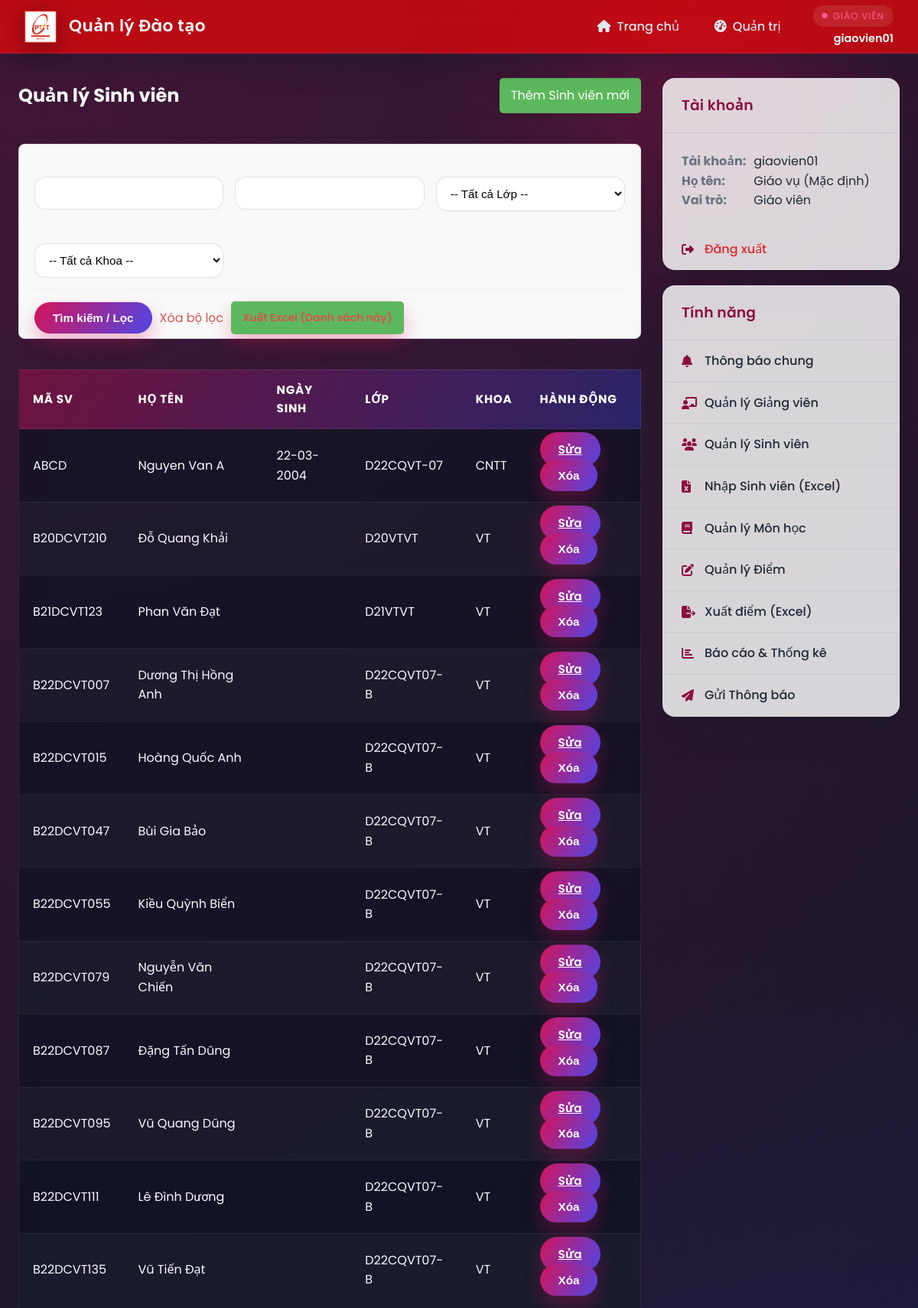
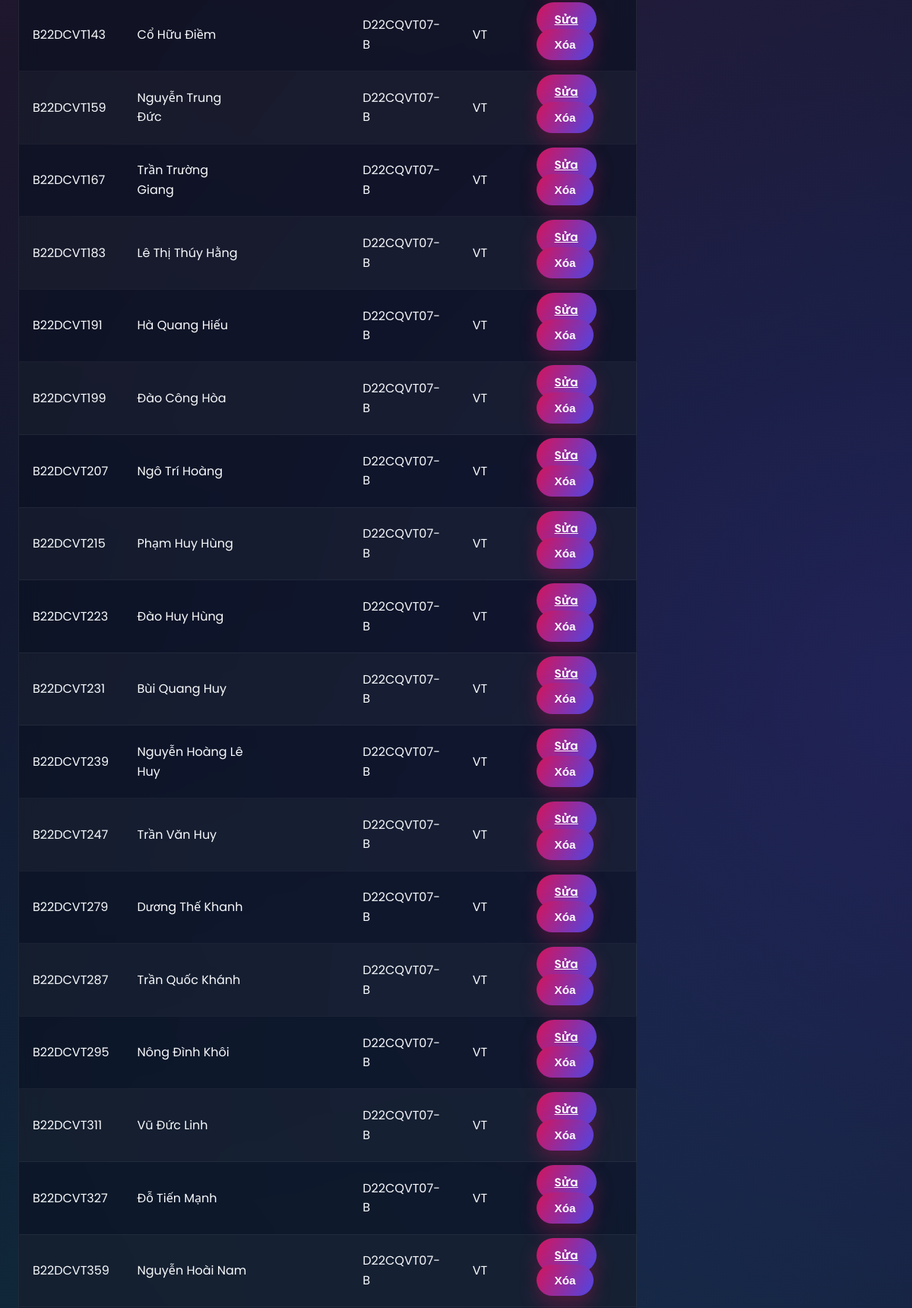
The app's page /admin/students (signed in, upper part) with its own data (2 pictures, top to bottom).
### api/index.py (models this page shows, shortened)
class TaiKhoan(UserMixin, db.Model):
    __tablename__ = 'tai_khoan'
    username = db.Column(db.String(50), primary_key=True)
    password = db.Column(db.String(255), nullable=False)
    vai_tro = db.Column(db.Enum(VaiTroEnum), nullable=False)

class SinhVien(db.Model):
    __tablename__ = 'sinh_vien'
    ma_sv = db.Column(db.String(50), db.ForeignKey('tai_khoan.username', ondelete='CASCADE'), primary_key=True)
    ho_ten = db.Column(db.String(100), nullable=False)
    ngay_sinh = db.Column(db.Date)
    lop = db.Column(db.String(50))
    khoa = db.Column(db.String(100))
    email = db.Column(db.String(150), unique=True, nullable=True)
    location = db.Column(db.String(200), nullable=True)
    tai_khoan = db.relationship('TaiKhoan',
                                backref=db.backref('sinh_vien', uselist=False, cascade='all, delete-orphan'),
                                foreign_keys=[ma_sv])
    ket_qua_list = db.relationship('KetQua', backref='sinh_vien', lazy=True, cascade='all, delete-orphan', foreign_keys='KetQua.ma_sv')

class GiaoVien(db.Model):
    __tablename__ = 'giao_vien'
    ma_gv = db.Column(db.String(50), db.ForeignKey('tai_khoan.username', ondelete='CASCADE'), primary_key=True)
    ho_ten = db.Column(db.String(100), nullable=False, default='Giáo viên')
    gioi_tinh = db.Column(db.String(10), nullable=True)
    ngay_sinh = db.Column(db.Date, nullable=True)
    so_dien_thoai = db.Column(db.String(20), nullable=True)
    email = db.Column(db.String(150), unique=True, nullable=True)
    dia_chi = db.Column(db.String(255), nullable=True)
    van_phong = db.Column(db.String(120), nullable=True)
    avatar_url = db.Column(db.String(255), nullable=True)
    khoa_bo_mon = db.Column(db.String(120), nullable=True)
    hoc_vi = db.Column(db.String(100), nullable=True)
    chuc_vu = db.Column(db.String(100), nullable=True)
    linh_vuc = db.Column(db.Text, nullable=True)
    mon_hoc_phu_trach = db.Column(db.Text, nullable=True)
    so_nam_kinh_nghiem = db.Column(db.Integer, nullable=True)
    tai_khoan = db.relationship('TaiKhoan',
                                backref=db.backref('giao_vien', uselist=False, cascade='all, delete-orphan'),
                                foreign_keys=[ma_gv])

### api/index.py (the view)
@app.route('/admin/students')
@login_required
@role_required(VaiTroEnum.GIAOVIEN)
def admin_manage_students():
    search_ma_sv = request.args.get('ma_sv', '')
    search_ho_ten = request.args.get('ho_ten', '')
    filter_lop = request.args.get('lop', '')
    filter_khoa = request.args.get('khoa', '')
    query = SinhVien.query
    if search_ma_sv:
        query = query.filter(SinhVien.ma_sv.ilike(f'%{search_ma_sv}%'))
    if search_ho_ten:
        query = query.filter(SinhVien.ho_ten.ilike(f'%{search_ho_ten}%'))
    if filter_lop:
        query = query.filter(SinhVien.lop == filter_lop)
    if filter_khoa:
        query = query.filter(SinhVien.khoa == filter_khoa)
    students = query.order_by(SinhVien.ma_sv).all()
    lop_hoc_tuples = db.session.query(SinhVien.lop).distinct().order_by(SinhVien.lop).all()
    danh_sach_lop = [lop[0] for lop in lop_hoc_tuples if lop[0]]
    khoa_tuples = db.session.query(SinhVien.khoa).distinct().order_by(SinhVien.khoa).all()
    danh_sach_khoa = [khoa[0] for khoa in khoa_tuples if khoa[0]]
    return render_template(
        'admin_manage_students.html',
        students=students,
        danh_sach_lop=danh_sach_lop,
        danh_sach_khoa=danh_sach_khoa,
        search_params={
            'ma_sv': search_ma_sv,
            'ho_ten': search_ho_ten,
            'lop': filter_lop,
            'khoa': filter_khoa
        }
    )

### api/index.py (called while the page is built)
@login_manager.user_loader
def load_user(user_id):
    return TaiKhoan.query.get(user_id)

@app.before_request
def apply_schema_patches():
    global _TEACHER_SCHEMA_PATCHED
    if _TEACHER_SCHEMA_PATCHED:
        return
    ensure_teacher_profile_columns()
    _TEACHER_SCHEMA_PATCHED = True

def role_required(vai_tro_enum):
    def decorator(f):
        @wraps(f)
        def decorated_function(*args, **kwargs):
            if not current_user.is_authenticated:
                return redirect(url_for('login'))
            if current_user.vai_tro != vai_tro_enum:
                abort(403)
            return f(*args, **kwargs)
        return decorated_function
    return decorator

### templates/admin_manage_students.html (shortened to what this page needs)
{% extends "_layout.html" %}
{% block content %}
    <div style="display: flex; justify-content: space-between; align-items: center; flex-wrap: wrap;">
        <h2>Quản lý Sinh viên</h2>
        <a href="{{ url_for('admin_add_student') }}" style="text-decoration: none; padding: 10px 15px; background: #5cb85c; color: white; border-radius: 5px; height: fit-content;">Thêm Sinh viên mới</a>
    </div>
    <form class="filter-form" method="GET" action="{{ url_for('admin_manage_students') }}">
        <div class="filter-grid">
            <div>
                <label for="ma_sv">Tìm theo Mã SV:</label>
                <input type="text" name="ma_sv" id="ma_sv" value="{{ search_params.ma_sv }}">
            </div>
            <div>
                <label for="ho_ten">Tìm theo Tên SV:</label>
                <input type="text" name="ho_ten" id="ho_ten" value="{{ search_params.ho_ten }}">
            </div>
            <div>
                <label for="lop">Lọc theo Lớp:</label>
                <select name="lop" id="lop">
                    <option value="">-- Tất cả Lớp --</option>
                </select>
            </div>
            <div>
                <label for="khoa">Lọc theo Khoa:</label>
                <select name="khoa" id="khoa">
                    <option value="">-- Tất cả Khoa --</option>
                </select>
            </div>
        </div>
        <div class="filter-buttons">
            <input type="submit" value="Tìm kiếm / Lọc">
            <a href="{{ url_for('admin_manage_students') }}">Xóa bộ lọc</a>
            <a href="{{ url_for('admin_export_students_excel',
                        ma_sv=search_params.ma_sv,
                        ho_ten=search_params.ho_ten,
                        lop=search_params.lop,
                        khoa=search_params.khoa) }}"
               class="btn-export"> Xuất Excel (Danh sách này)
            </a>
        </div>
    </form>
    <table class="data-table" style="margin-top: 20px;"> <thead>
        <thead>
            <tr>
                <th>Mã SV</th>
                <th>Họ tên</th>
                <th>Ngày sinh</th>
                <th>Lớp</th>
                <th>Khoa</th>
                <th style="width: 150px;">Hành động</th>
            </tr>
        </thead>
        <tbody>
            {% for sv in students %}
            <tr>
                <td>{{ sv.ma_sv }}</td>
                <td>{{ sv.ho_ten }}</td>
                <td>{{ sv.ngay_sinh.strftime('%d-%m-%Y') if sv.ngay_sinh else '' }}</td>
                <td>{{ sv.lop }}</td>
                <td>{{ sv.khoa }}</td>
                <td class="action-buttons">
                    <a href="{{ url_for('admin_edit_student', ma_sv=sv.ma_sv) }}" class="btn btn-edit">Sửa</a>
                    <form method="POST" action="{{ url_for('admin_delete_student', ma_sv=sv.ma_sv) }}"
                          onsubmit="return confirm('Bạn có chắc muốn xóa sinh viên {{ sv.ho_ten }} ({{ sv.ma_sv }})? \n\nCẢNH BÁO: Thao tác này sẽ xóa vĩnh viễn cả TÀI KHOẢN và toàn bộ KẾT QUẢ HỌC TẬP của sinh viên này.');"
                          style="margin: 0;">
                        <input type="submit" value="Xóa" class="btn btn-delete">
                    </form>
                </td>
            </tr>
            {% else %}
            <tr>
                <td colspan="6">Không tìm thấy sinh viên nào khớp với tiêu chí tìm kiếm.</td>
            </tr>
            {% endfor %}
        </tbody>
    </table>
{% endblock %}

### templates/_layout.html (shortened to what this page needs)
<!DOCTYPE html>
<html lang="vi">
<head>
    <link rel="stylesheet" href="https://cdnjs.cloudflare.com/ajax/libs/font-awesome/6.5.1/css/all.min.css">
    <link rel="stylesheet" href="{{ url_for('static', filename='css/app.css') }}">
</head>
<body>
<div class="app-shell">
    <header class="app-header">
        <div class="header-logo">
            <img src="{{ url_for('static', filename='Logo.png') }}" alt="Logo">
            <a href="{{ url_for('home') }}" class="header-logo-text">Quản lý Đào tạo</a>
        </div>
        <div class="header-actions">
            <nav class="header-nav">
                <a href="{{ url_for('home') }}" class="{% if request.endpoint == 'home' %}active{% endif %}">
                    <i class="fa-solid fa-house"></i>
                    <span>Trang chủ</span>
                </a>
                {% if current_user.is_authenticated %}
                    {% if current_user.vai_tro.value == 'SINHVIEN' %}
                        <a href="{{ url_for('student_dashboard') }}" class="{% if request.endpoint == 'student_dashboard' %}active{% endif %}">
                            <i class="fa-solid fa-graduation-cap"></i>
                            <span>Bảng tin SV</span>
                        </a>
                    {% else %}
                        <a href="{{ url_for('admin_dashboard') }}" class="{% if request.endpoint == 'admin_dashboard' %}active{% endif %}">
                            <i class="fa-solid fa-gauge-high"></i>
                            <span>Quản trị</span>
                        </a>
                    {% endif %}
                {% endif %}
            </nav>
            {% if current_user.is_authenticated %}
                <div class="header-user">
                    <span class="user-role">
                        <i class="fa-solid fa-circle"></i>
                        {{ 'Sinh viên' if current_user.vai_tro.value == 'SINHVIEN' else 'Giáo viên' }}
                    </span>
                    <span class="user-name">{{ current_user.username }}</span>
                </div>
            {% else %}
                <a href="{{ url_for('login') }}" class="btn btn-ghost header-login">
                    <i class="fa-solid fa-right-to-bracket"></i>
                    Đăng nhập
                </a>
            {% endif %}
        </div>
    </header>
    <div class="app-container">
        <main class="main-content">
            {% block content %}{% endblock %}
        </main>
        <aside class="sidebar-right">
    {% if current_user.is_authenticated %}
        <div class="sidebar-group">
            <h3 class="sidebar-header">Tài khoản</h3>
            <div class="sidebar-content">
                <strong>Tài khoản:</strong> {{ current_user.username }}<br>
                <strong>Họ tên:</strong>
                        {% if current_user.sinh_vien %}
                            {{ current_user.sinh_vien.ho_ten }}
                        {% elif current_user.giao_vien %}
                            {{ current_user.giao_vien.ho_ten }}
                        {% else %}
                            N/A
                        {% endif %}
                        <br>
                <strong>Vai trò:</strong> {{ 'Sinh viên' if current_user.vai_tro.value == 'SINHVIEN' else 'Giáo viên' }}
            </div>
            <nav class="sidebar-nav">
                <a href="{{ url_for('logout') }}" class="logout-link">
                    <i class="fa-solid fa-right-from-bracket"></i>
                    Đăng xuất
                </a>
            </nav>
        </div>
        <div class="sidebar-group">
            <h3 class="sidebar-header">Tính năng</h3>
            <nav class="sidebar-nav">
            {% if current_user.vai_tro.value == 'SINHVIEN' %}
                <a href="{{ url_for('student_dashboard') }}"><i class="fa-solid fa-bell"></i> Thông báo</a>
                <a href="{{ url_for('student_profile') }}"><i class="fa-solid fa-user-pen"></i> Thông tin cá nhân</a>
                <a href="#"><i class="fa-solid fa-book-open"></i> Chương trình học</a>
                <a href="{{ url_for('student_grades') }}"><i class="fa-solid fa-chart-simple"></i> Xem điểm & GPA</a>
                <a href="#"><i class="fa-solid fa-calendar-days"></i> Xem lịch học</a>
                <a href="#"><i class="fa-solid fa-file-pen"></i> Đăng ký môn học</a>
            {% elif current_user.vai_tro.value == 'GIAOVIEN' %}
                    <a href="{{ url_for('thong_bao_chung') }}"><i class="fa-solid fa-bell"></i> Thông báo chung</a>
                    <a href="{{ url_for('admin_manage_teachers') }}"><i class="fa-solid fa-chalkboard-user"></i> Quản lý Giảng viên</a>
                    <a href="{{ url_for('admin_manage_students') }}"><i class="fa-solid fa-users"></i> Quản lý Sinh viên</a>
                    <a href="{{ url_for('admin_import_students') }}"><i class="fa-solid fa-file-excel"></i> Nhập Sinh viên (Excel)</a>
                    <a href="{{ url_for('admin_manage_courses') }}"><i class="fa-solid fa-book"></i> Quản lý Môn học</a>
                    <a href="{{ url_for('admin_manage_grades') }}"><i class="fa-solid fa-pen-to-square"></i> Quản lý Điểm</a>
                    <a href="{{ url_for('admin_export_grades') }}" class="nav-link"><i class="fa-solid fa-file-export"></i> Xuất điểm (Excel)</a>
                    <a href="{{ url_for('admin_reports_index') }}"><i class="fa-solid fa-chart-bar"></i> Báo cáo & Thống kê</a>
                    <a href="{{ url_for('admin_send_notification') }}"><i class="fa-solid fa-paper-plane"></i> Gửi Thông báo</a>
                {% endif %}
            </nav>
        </div>
    {% endif %}
</aside>
    </div>
</div>
</body>
</html>

### templates/admin_manage_students.html (style rules this page uses)
.filter-form { background-color: #f9f9f9; border: 1px solid #ddd; padding: 15px 20px 5px 20px; border-radius: 8px; margin-top: 20px; }
.filter-grid { display: grid; grid-template-columns: repeat(auto-fit, minmax(200px, 1fr)); gap: 15px; }
.filter-grid div { display: flex; flex-direction: column; }
.filter-grid label { font-weight: 500; margin-bottom: 5px; font-size: 14px; }
.filter-grid input, .filter-grid select { width: 100%; }
.filter-buttons { margin-top: 15px; border-top: 1px solid #eee; padding-top: 15px; display: flex; align-items: center; gap: 10px; }
.filter-buttons input[type="submit"] { background-color: #0275d8; }
.filter-buttons a { text-decoration: none; color: #d9534f; margin-left: 0; }
.btn-export { background: #5cb85c; color: white; margin-left: auto; text-decoration: none; padding: 10px 15px; border-radius: 5px; font-size: 14px; }

### records on screen
TaiKhoan: vai_tro "GIÁO VIÊN", username "giaovien01", vai_tro "Giáo viên"
SinhVien: ma_sv "ABCD", ho_ten "Nguyen Van A", ngay_sinh "22-03-2004", lop "D22CQVT-07", khoa "CNTT"
SinhVien: ma_sv "B20DCVT210", ho_ten "Đỗ Quang Khải", lop "D20VTVT", khoa "VT"
SinhVien: ma_sv "B21DCVT123", ho_ten "Phan Văn Đạt", lop "D21VTVT", khoa "VT"
SinhVien: ma_sv "B22DCVT007", ho_ten "Dương Thị Hồng Anh", lop "D22CQVT07-B", khoa "VT"
SinhVien: ma_sv "B22DCVT015", ho_ten "Hoàng Quốc Anh", lop "D22CQVT07-B", khoa "VT"
SinhVien: ma_sv "B22DCVT047", ho_ten "Bùi Gia Bảo", lop "D22CQVT07-B", khoa "VT"
SinhVien: ma_sv "B22DCVT055", ho_ten "Kiều Quỳnh Biển", lop "D22CQVT07-B", khoa "VT"
SinhVien: ma_sv "B22DCVT079", ho_ten "Nguyễn Văn Chiến", lop "D22CQVT07-B", khoa "VT"
SinhVien: ma_sv "B22DCVT087", ho_ten "Đặng Tấn Dũng", lop "D22CQVT07-B", khoa "VT"
SinhVien: ma_sv "B22DCVT095", ho_ten "Vũ Quang Dũng", lop "D22CQVT07-B", khoa "VT"
SinhVien: ma_sv "B22DCVT111", ho_ten "Lê Đình Dương", lop "D22CQVT07-B", khoa "VT"
SinhVien: ma_sv "B22DCVT135", ho_ten "Vũ Tiến Đạt", lop "D22CQVT07-B", khoa "VT"
SinhVien: ma_sv "B22DCVT143", ho_ten "Cổ Hữu Điềm", lop "D22CQVT07-B", khoa "VT"
SinhVien: ma_sv "B22DCVT159", ho_ten "Nguyễn Trung Đức", lop "D22CQVT07-B", khoa "VT"
SinhVien: ma_sv "B22DCVT167", ho_ten "Trần Trường Giang", lop "D22CQVT07-B", khoa "VT"
SinhVien: ma_sv "B22DCVT183", ho_ten "Lê Thị Thúy Hằng", lop "D22CQVT07-B", khoa "VT"
SinhVien: ma_sv "B22DCVT191", ho_ten "Hà Quang Hiếu", lop "D22CQVT07-B", khoa "VT"
SinhVien: ma_sv "B22DCVT199", ho_ten "Đào Công Hòa", lop "D22CQVT07-B", khoa "VT"
SinhVien: ma_sv "B22DCVT207", ho_ten "Ngô Trí Hoàng", lop "D22CQVT07-B", khoa "VT"
SinhVien: ma_sv "B22DCVT215", ho_ten "Phạm Huy Hùng", lop "D22CQVT07-B", khoa "VT"
SinhVien: ma_sv "B22DCVT223", ho_ten "Đào Huy Hùng", lop "D22CQVT07-B", khoa "VT"
SinhVien: ma_sv "B22DCVT231", ho_ten "Bùi Quang Huy", lop "D22CQVT07-B", khoa "VT"
SinhVien: ma_sv "B22DCVT239", ho_ten "Nguyễn Hoàng Lê Huy", lop "D22CQVT07-B", khoa "VT"
SinhVien: ma_sv "B22DCVT247", ho_ten "Trần Văn Huy", lop "D22CQVT07-B", khoa "VT"
SinhVien: ma_sv "B22DCVT279", ho_ten "Dương Thế Khanh", lop "D22CQVT07-B", khoa "VT"
SinhVien: ma_sv "B22DCVT287", ho_ten "Trần Quốc Khánh", lop "D22CQVT07-B", khoa "VT"
SinhVien: ma_sv "B22DCVT295", ho_ten "Nông Đình Khôi", lop "D22CQVT07-B", khoa "VT"
SinhVien: ma_sv "B22DCVT311", ho_ten "Vũ Đức Linh", lop "D22CQVT07-B", khoa "VT"
SinhVien: ma_sv "B22DCVT327", ho_ten "Đỗ Tiến Mạnh", lop "D22CQVT07-B", khoa "VT"
SinhVien: ma_sv "B22DCVT359", ho_ten "Nguyễn Hoài Nam", lop "D22CQVT07-B", khoa "VT"
GiaoVien: giao_vien.ho_ten "Giáo vụ (Mặc định)"
